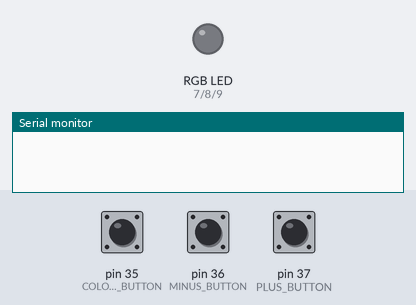
Simulated run of this program. Board: Teensy 3. On the bench: an RGB LED mixed from three pins (HIGH = lit), the last lines printed to the serial monitor. Dashed ring = blinking. Inputs (shaded band) come from the test bench; at power-on: pin 35 (COLOR_SELECTOR_BUTTON) HIGH, pin 36 (MINUS_BUTTON) HIGH, pin 37 (PLUS_BUTTON) HIGH.

Above: at 8.2 s.
8.3 s: pin 35 (COLOR_SELECTOR_BUTTON) pulled LOW for 0.15 s
At 8.9 s:
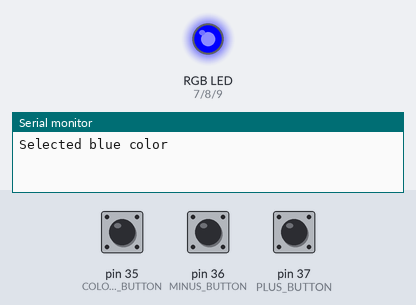
10.6 s: pin 36 (MINUS_BUTTON) pulled LOW for 0.15 s
At 11.8 s:
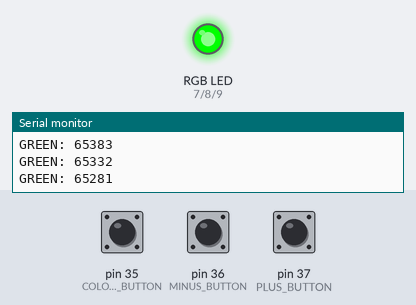
12.2 s: pin 37 (PLUS_BUTTON) pulled LOW for 0.15 s
At 13.5 s:
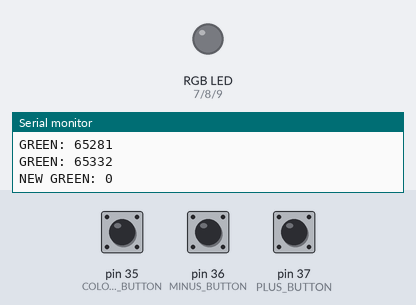
13.8 s: pin 35 (COLOR_SELECTOR_BUTTON) pulled LOW for 1 s
At 14.4 s:
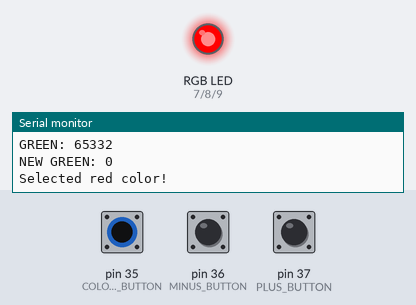
16.8 s: pin 35 (COLOR_SELECTOR_BUTTON) pulled LOW for 3.2 s
At 17.4 s:
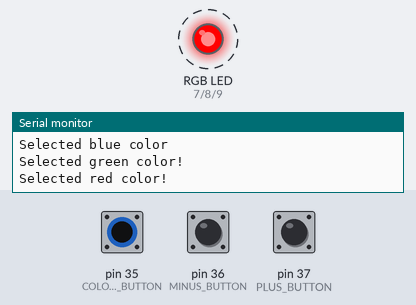
21.5 s: pin 36 (MINUS_BUTTON) pulled LOW for 1 s
Timing chart, 0 to 24.5 s (numbered marks = the images above; inputs shaded):
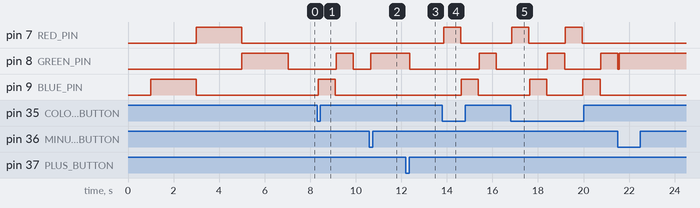

The program:

main.cpp
```cpp
#include "header.h"

States current_State = {LOW,LOW,LOW};
States last_States = {HIGH,HIGH,HIGH};

RGB_COLOR Color = {0,0,0,0};

void setup(){
  Serial.begin(9600);

  pinMode(PLUS_BUTTON,INPUT_PULLUP);
  pinMode(MINUS_BUTTON,INPUT_PULLUP);
  pinMode(COLOR_SELECTOR_BUTTON,INPUT_PULLUP);

  pinMode(BLUE_PIN, OUTPUT);
  pinMode(RED_PIN, OUTPUT);
  pinMode(GREEN_PIN, OUTPUT);

  delay(1000);

  start();
}

/*
* Start up function to show that all colors are working
*/
void start(){

  RGB_Lighter(255,0,0);
  delay(2000);

  RGB_Lighter(0,255,0);
  delay(2000);

  RGB_Lighter(0,0,255);
  delay(2000);
}

/*
* Function to read a selected button
* @param int button represents the button to debounce
* @return int
*/
int16_t button_Reader(uint16_t button){

  int16_t state = digitalRead(button);
  delay(10);
  if(digitalRead(button) != state){
    state = digitalRead(button);
  }

  return state;
}

/*
* Function to light up RGB Led based upon values from input
* @param int blueColor for the amount for the blue color
* @param int redColor for the amount for the red color
* @param int greenColor for the amount for the green color
*/
void RGB_Lighter(uint32_t blueColor, uint32_t redColor, uint32_t greenColor){
  digitalWrite(BLUE_PIN,blueColor);
  digitalWrite(RED_PIN,redColor);
  digitalWrite(GREEN_PIN, greenColor);
}

void loop(){

current_State.plus =  button_Reader(PLUS_BUTTON);
current_State.minus = button_Reader(MINUS_BUTTON);
current_State.ColorSelection = button_Reader(COLOR_SELECTOR_BUTTON);

if(last_States.ColorSelection == LOW && current_State.plus == HIGH){
  Color.colorSelector++;

  if(Color.colorSelector>MAX_NUMBER_OF_COLORS){
    Color.colorSelector = START_COLOR;
  }

     switch (Color.colorSelector)
    {
      case 1:
        Serial.println("Selected blue color");
        RGB_Lighter(255,0,0);
        delay(COLOR_DELAY);
        break;
      case 2:
        Serial.println("Selected green color!");
        RGB_Lighter(0,0,255);
        delay(COLOR_DELAY);
        break;
      case 3:
        Serial.println("Selected red color!");
        RGB_Lighter(0,255,0);
        delay(COLOR_DELAY);
        break;
    }
}

if(last_States.plus == LOW && current_State.plus == HIGH){
    switch (Color.colorSelector)
    {
      case 1:
        Color.blue +=51;
        Serial.print("BLUE: "); Serial.println(Color.blue);
        break;
      case 2:
        Color.green +=51;
        Serial.print("GREEN: "); Serial.println(Color.green);
        break;
      case 3:
        Color.red +=51;
        Serial.print("RED: "); Serial.println(Color.red);
        break;
    }

    if(Color.red>255){
      Color.red = 0;
      Serial.print("NEW RED: "); Serial.println(Color.red);
    }
    if(Color.blue>255){
      Color.blue = 0;
      Serial.print("NEW BLUE: "); Serial.println(Color.blue);
    }
    if(Color.green>255){
      Color.green = 0;
      Serial.print("NEW GREEN: "); Serial.println(Color.green);
    }
}

if(last_States.minus == LOW && current_State.plus == HIGH){
      switch (Color.colorSelector)
    {
      case 1:
        Color.blue -=51;
        Serial.print("BLUE: "); Serial.println(Color.blue);
        break;
      case 2:
        Color.green -=51;
        Serial.print("GREEN: "); Serial.println(Color.green);
        break;
      case 3:
        Color.red -=51;
        Serial.print("RED: "); Serial.println(Color.red);
        break;
    }

    if(Color.red<0){
      Color.red = 255;
      Serial.print("NEW RED: "); Serial.println(Color.red);
    }
    if(Color.blue<0){
      Color.blue = 255;
      Serial.print("NEW BLUE: "); Serial.println(Color.blue);
    }
    if(Color.green<0){
      Color.green = 255;
      Serial.print("NEW GREEN: "); Serial.println(Color.green);
    }
}

RGB_Lighter(Color.blue,Color.red,Color.green);

last_States.plus = current_State.plus;
last_States.minus = current_State.minus;
last_States.ColorSelection = current_State.ColorSelection;
}
```

color_Selector_modules.c
```cpp
#include "header.h"
```

header.h
```cpp
#ifndef HEADER_H_
#define HEADER_H_

#include <Arduino.h>
#include <stdint.h>

#define PLUS_BUTTON   37 // Connected to button representing ADD value/color
#define MINUS_BUTTON    36 // Connected to button representing SUBTRACT value/color
#define COLOR_SELECTOR_BUTTON   35 // Connected to button representing Color Selection

#define BLUE_PIN  9 // Connected to blue pin of RGB Light
#define RED_PIN   7 // Connected to red pin of RGB Ligth
#define GREEN_PIN 8 // Connected to green pin of RGB light

#define COLOR_DELAY 750 // How long the selcted color are shown. Messured in MS

#define MAX_NUMBER_OF_COLORS 3
#define START_COLOR 1

// Struct holding the values of each color and currently selected color
typedef struct
{
  uint16_t colorSelector;
  uint16_t blue;
  uint16_t red;
  uint16_t green;
}RGB_COLOR;

// Struct holding the different states of each button
typedef struct {
  uint16_t plus;
  uint16_t minus;
  uint16_t ColorSelection;
}States;

/*
*   Function declarations
*/
void start(); // Function to test each color pin of RGB Ligth
int16_t button_Reader(uint16_t button); // Function to debounce a button
void RGB_Lighter(uint32_t blueColor, uint32_t redColor, uint32_t greenColor); // Function to light the RGB led with correct color values

#endif /* HEADER_H_ */
```

Measured:
- after the input at 8.3 s, pin 8 (GREEN_PIN): LOW → HIGH after 0.83 s, → LOW 0.75 s later; pin 9 (BLUE_PIN): LOW → HIGH after 0.05 s, → LOW 0.75 s later
- after the input at 10.6 s, pin 8 (GREEN_PIN): LOW → HIGH after 0.07 s
- after the input at 12.2 s, pin 8 (GREEN_PIN): HIGH → LOW after 0.18 s
- after the input at 13.8 s, pin 7 (RED_PIN): LOW → HIGH after 0.05 s, → LOW 0.75 s later; pin 8 (GREEN_PIN): LOW → HIGH after 1.6 s, → LOW 0.75 s later; pin 9 (BLUE_PIN): LOW → HIGH after 0.83 s, → LOW 0.75 s later
- after the input at 16.8 s, pin 7 (RED_PIN): alternates HIGH for 0.75 s and LOW for 1.6 s, starting after 0.06 s; pin 8 (GREEN_PIN): LOW → HIGH after 1.6 s, → LOW 0.75 s later, → HIGH 1.6 s later; pin 9 (BLUE_PIN): alternates HIGH for 0.75 s and LOW for 1.6 s, starting after 0.84 s
